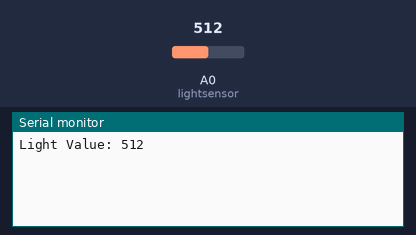
Simulated run of this sketch. Board: Arduino Uno, built with avr-gcc and run on an emulated ATmega328P. Shown: the last lines printed to the serial monitor. The test bench sets the inputs (shaded band); at power-on: A0 (lightsensor) = 512.

Above: at 1.8 s.
1.9 s: A0 (lightsensor) set to 716
At 2.3 s:
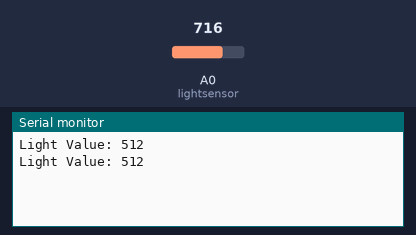
3.4 s: A0 (lightsensor) set to 900
At 4.8 s:
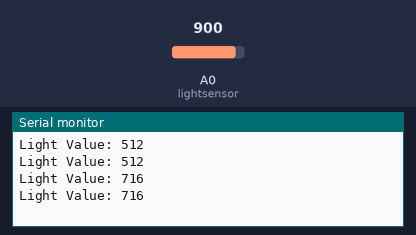
Timing chart, 0 to 6.4 s (numbered marks = the images above; inputs shaded):
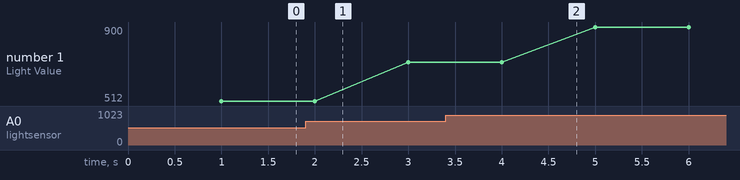

The sketch:

LightSensor.ino
```cpp
int lightsensor = 0; // Put pin number here

void setup()
{
  Serial.begin(9600);
}

void loop()
{
  int light = LightSensor();
  Serial.print("Light Value: ");
  Serial.println(light);
}

int LightSensor()
{
  int val = analogRead(lightsensor);
  delay(1000);
  return val;
}
```

Measured:
- plotted number 1: 512 → 716 after the input at 1.9 s, 716 → 900 after the input at 3.4 s
